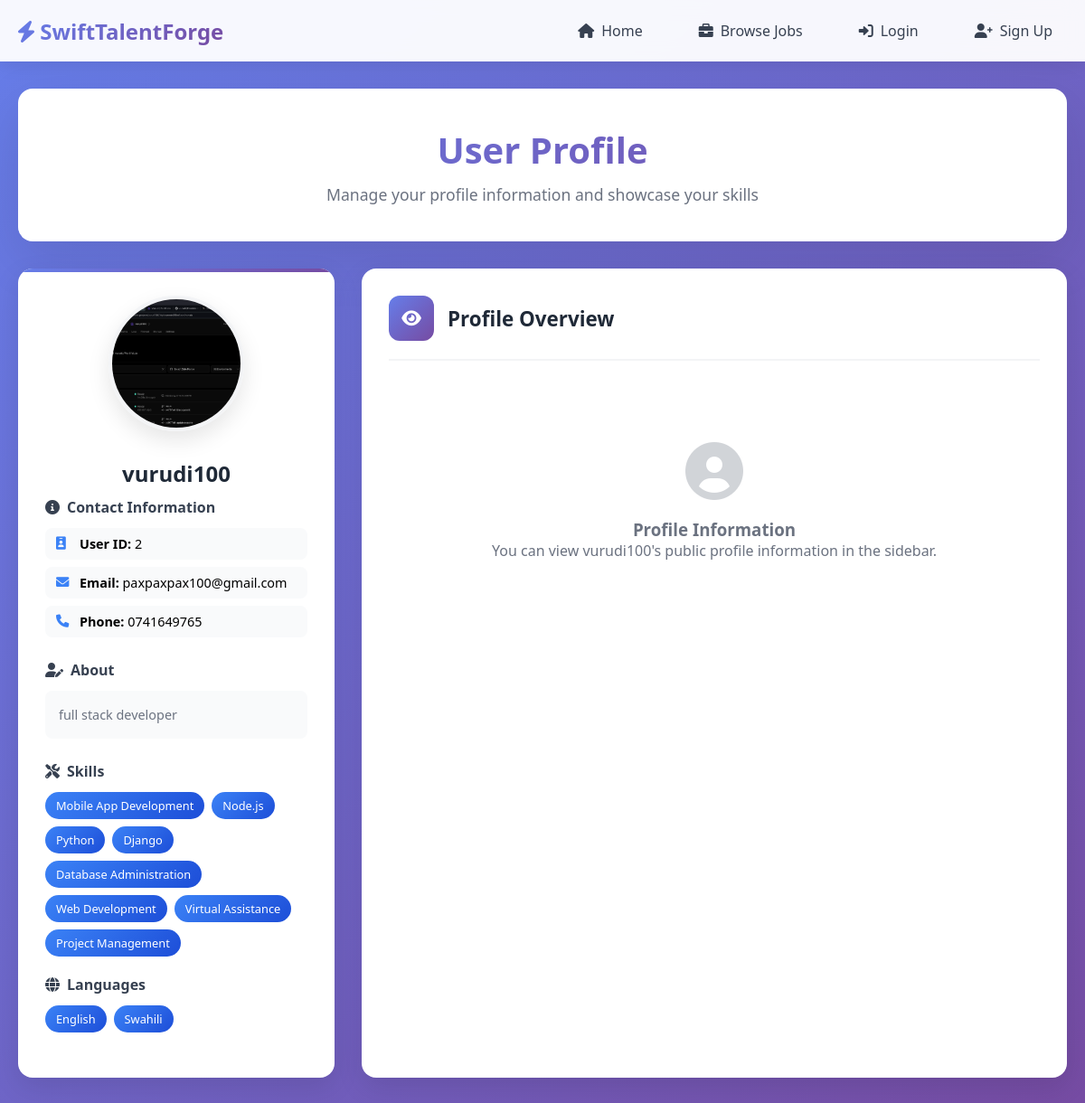
Page /profile/vurudi100/ on the committed database.
### Portal/models.py (models this page shows, shortened)
class CustomUser(models.Model):
    user = models.OneToOneField(User, on_delete=models.CASCADE, primary_key=True)
    phone_number = models.CharField(max_length=11, default=None)
    bio = models.TextField(max_length=500, default=None)
    image = models.ImageField(upload_to='profiles/')
    batchYear = models.CharField(max_length=4, choices=[
        ("None", "None"), ("UG-1", "UG-1"), ("UG-2", "UG-2"), ("UG-3", "UG-3"),
        ("UG-4", "UG-4"), ("MS", "MS"), ("Ph.D", "Ph.D")
    ], default='None')
    gender = models.CharField(max_length=10, choices=[
        ("Male", "Male"), ("Female", "Female")
    ], default="Male", blank=False)

class Skill(models.Model):
    skill_name = models.CharField(max_length=50, unique=True, primary_key=True)

class CommunicationLanguage(models.Model):
    language_name = models.CharField(max_length=30, unique=True, primary_key=True)

### Portal/views.py (the view, shortened to what this page needs)
# urls.py: path('profile/<username>/', views.user_profile, name="profile"),
def user_profile(request, username):
    context = dict()
    user = User.objects.get(username=username)
    cuser = CustomUser.objects.get(user=user)
    context['cuser'] = cuser
    skills = UsersSkill.objects.filter(user=cuser)
    languages = UsersCommunicationLanguage.objects.filter(user=cuser)
    context['uskills'] = [obj.skill.skill_name for obj in skills]
    context['ulanguages'] = [
        obj.language.language_name for obj in languages]
    skill_list = Skill.objects.all()
    language_list = CommunicationLanguage.objects.all()
    context['skill_list'] = skill_list
    context['language_list'] = language_list
    context['erating'], context['frating'] = give_rating(cuser)
    return render(request, 'profile.html', context)

### Portal/templates/profile.html (shortened to what this page needs)
{% load static %}
<!DOCTYPE html>
<html lang="en">
<head>
    <link href="https://cdnjs.cloudflare.com/ajax/libs/font-awesome/6.0.0/css/all.min.css" rel="stylesheet">
</head>
<body>
    <nav class="navbar">
        <div class="nav-container">
            <a href="{% url 'Portal:home' %}" class="logo">
                <i class="fas fa-bolt"></i>
                SwiftTalentForge
            </a>
            <div class="nav-links">
                <a href="{% url 'Portal:home' %}" class="nav-link">
                    <i class="fas fa-home"></i>
                    Home
                </a>
                <a href="{% url 'Portal:browse_jobs' %}" class="nav-link">
                    <i class="fas fa-briefcase"></i>
                    Browse Jobs
                </a>
                {% if request.user.is_authenticated %}
                    <a href="{% url 'Portal:post_project' %}" class="nav-link">
                        <i class="fas fa-plus"></i>
                        Post Project
                    </a>
                    <a href="{% url 'Portal:myprojects' %}" class="nav-link">
                        <i class="fas fa-folder"></i>
                        My Projects
                    </a>
                    <a href="{% url 'Portal:profile' request.user.username %}" class="nav-link active">
                        <i class="fas fa-user"></i>
                        Profile
                    </a>
                    <a href="{% url 'Portal:logout' %}" class="nav-link">
                        <i class="fas fa-sign-out-alt"></i>
                        Logout
                    </a>
                {% else %}
                    <a href="{% url 'Portal:login' %}" class="nav-link">
                        <i class="fas fa-sign-in-alt"></i>
                        Login
                    </a>
                    <a href="{% url 'Portal:signup' %}" class="nav-link">
                        <i class="fas fa-user-plus"></i>
                        Sign Up
                    </a>
                {% endif %}
            </div>
        </div>
    </nav>
    <div class="container">
        <div class="header">
            <h1 class="page-title">
                User Profile
            </h1>
            <p class="page-subtitle">
                Manage your profile information and showcase your skills
            </p>
        </div>
        <div class="profile-grid">
            <div class="profile-sidebar">
                <div class="profile-image-container">
                    <img src="{{cuser.image.url}}" alt="Profile image" class="profile-image"/>
                </div>
                <div class="username">{{cuser.user.username}}</div>
                <div class="info-section">
                    <div class="info-title">
                        <i class="fas fa-info-circle"></i>
                        Contact Information
                    </div>
                    <div class="info-item">
                        <i class="fas fa-id-badge"></i>
                        <span><strong>User ID:</strong> {{cuser.user.id}}</span>
                    </div>
                    <div class="info-item">
                        <i class="fas fa-envelope"></i>
                        <span><strong>Email:</strong> {{cuser.user.email}}</span>
                    </div>
                    <div class="info-item">
                        <i class="fas fa-phone"></i>
                        <span><strong>Phone:</strong> {{cuser.phone_number}}</span>
                    </div>
                </div>
                <div class="bio-section">
                    <div class="info-title">
                        <i class="fas fa-user-edit"></i>
                        About
                    </div>
                    <div class="bio-text">
                        {% if cuser.bio %}
                            {{cuser.bio}}
                        {% else %}
                            No description provided yet.
                        {% endif %}
                    </div>
                </div>
                <div class="skills-section">
                    <div class="info-title">
                        <i class="fas fa-tools"></i>
                        Skills
                    </div>
                    {% if uskills %}
                        <div class="skills-container">
                            {% for skill in uskills %}
                                <span class="skill-tag">{{skill}}</span>
                            {% endfor %}
                        </div>
                    {% else %}
                        <div class="no-items">No skills added yet</div>
                    {% endif %}
                </div>
                <div class="languages-section">
                    <div class="info-title">
                        <i class="fas fa-globe"></i>
                        Languages
                    </div>
                    {% if ulanguages %}
                        <div class="languages-container">
                            {% for language in ulanguages %}
                                <span class="language-tag">{{language}}</span>
                            {% endfor %}
                        </div>
                    {% else %}
                        <div class="no-items">No languages added yet</div>
                    {% endif %}
                </div>
            </div>
            {% if request.user.is_authenticated and cuser.user.username == request.user.username %}
            <div class="main-content">
                <div class="content-header">
                    <div class="content-icon">
                        <i class="fas fa-edit"></i>
                    </div>
                    <div class="content-title">Edit Profile</div>
                </div>
                <form method="post" enctype="multipart/form-data">
                    {% csrf_token %}
                    <div class="form-section">
                        <label class="form-label">
                            <i class="fas fa-user-edit"></i>
                            Tell us more about yourself
                        </label>
                        <textarea
                            class="form-textarea"
                            name="bio"
                            placeholder="Tell us something about yourself..."
                            required
                        >{{cuser.bio}}</textarea>
                    </div>
                    <div class="skills-languages-grid">
                        <div class="selection-card">
                            <div class="selection-header">
                                <div class="selection-icon">
                                    <i class="fas fa-tools"></i>
                                </div>
                                <div class="selection-title">Skills</div>
                            </div>
                            <div class="selection-content">
                                {% for skill in skill_list %}
                                    <div class="selection-item">
                                        <input
                                            type="checkbox"
                                            class="selection-checkbox"
                                            name="skills[]"
                                            value="{{skill.skill_name}}"
                                            {% if skill.skill_name in uskills %}checked{% endif %}
                                        >
                                        <label class="selection-label">{{skill.skill_name}}</label>
                                        <select name="{{skill.skill_name}}" class="selection-dropdown">
                                            <option value="1" selected>Beginner</option>
                                            <option value="2">Intermediate</option>
                                            <option value="3">Advanced</option>
                                        </select>
                                    </div>
                                {% endfor %}
                            </div>
                        </div>
                        <div class="selection-card">
                            <div class="selection-header">
                                <div class="selection-icon">
                                    <i class="fas fa-globe"></i>
                                </div>
                                <div class="selection-title">Languages</div>
                            </div>
                            <div class="selection-content">
                                {% for language in language_list %}
                                    <div class="selection-item">
                                        <input
                                            type="checkbox"
                                            class="selection-checkbox"
                                            name="languages[]"
                                            value="{{language.language_name}}"
                                            onclick="languages()"
                                            {% if language.language_name in ulanguages %}checked{% endif %}
                                        >
                                        <label class="selection-label">{{language.language_name}}</label>
                                        <select name="{{language.language_name}}" class="selection-dropdown">
                                            <option value="1" selected>Good</option>
                                            <option value="2">Very Good</option>
                                            <option value="3">Excellent</option>
                                        </select>
                                    </div>
                                {% endfor %}
                            </div>
                        </div>
                    </div>
                    <div class="file-upload-section">
                        <label class="file-upload-label">
                            <i class="fas fa-camera"></i>
                            Change Profile Picture
                        </label>
                        <input type="file" class="file-input" name="image" accept="image/*">
                    </div>
                    <button type="submit" class="submit-btn" name="submit">
                        <i class="fas fa-save"></i>
                        Save Changes
                    </button>
                </form>
            </div>
            {% else %}
            <div class="main-content">
                <div class="content-header">
                    <div class="content-icon">
                        <i class="fas fa-eye"></i>
                    </div>
                    <div class="content-title">Profile Overview</div>
                </div>
                <div style="text-align: center; padding: 60px 20px; color: #6b7280;">
                    <i class="fas fa-user-circle" style="font-size: 4rem; margin-bottom: 20px; opacity: 0.3;"></i>
                    <h3>Profile Information</h3>
                    <p>You can view {{cuser.user.username}}'s public profile information in the sidebar.</p>
                </div>
            </div>
            {% endif %}
        </div>
    </div>
</body>
</html>

### rows in the picture
CustomUser: image (picture), user.username "vurudi100", user.id "2", user.email "paxpaxpax100@gmail.com", phone_number "0741649765", bio "full stack developer"
Skill: uskills "Mobile App Development"
Skill: uskills "Node.js"
Skill: uskills "Python"
Skill: uskills "Django"
Skill: uskills "Database Administration"
Skill: uskills "Web Development"
Skill: uskills "Virtual Assistance"
Skill: uskills "Project Management"
CommunicationLanguage: ulanguages "English"
CommunicationLanguage: ulanguages "Swahili"
